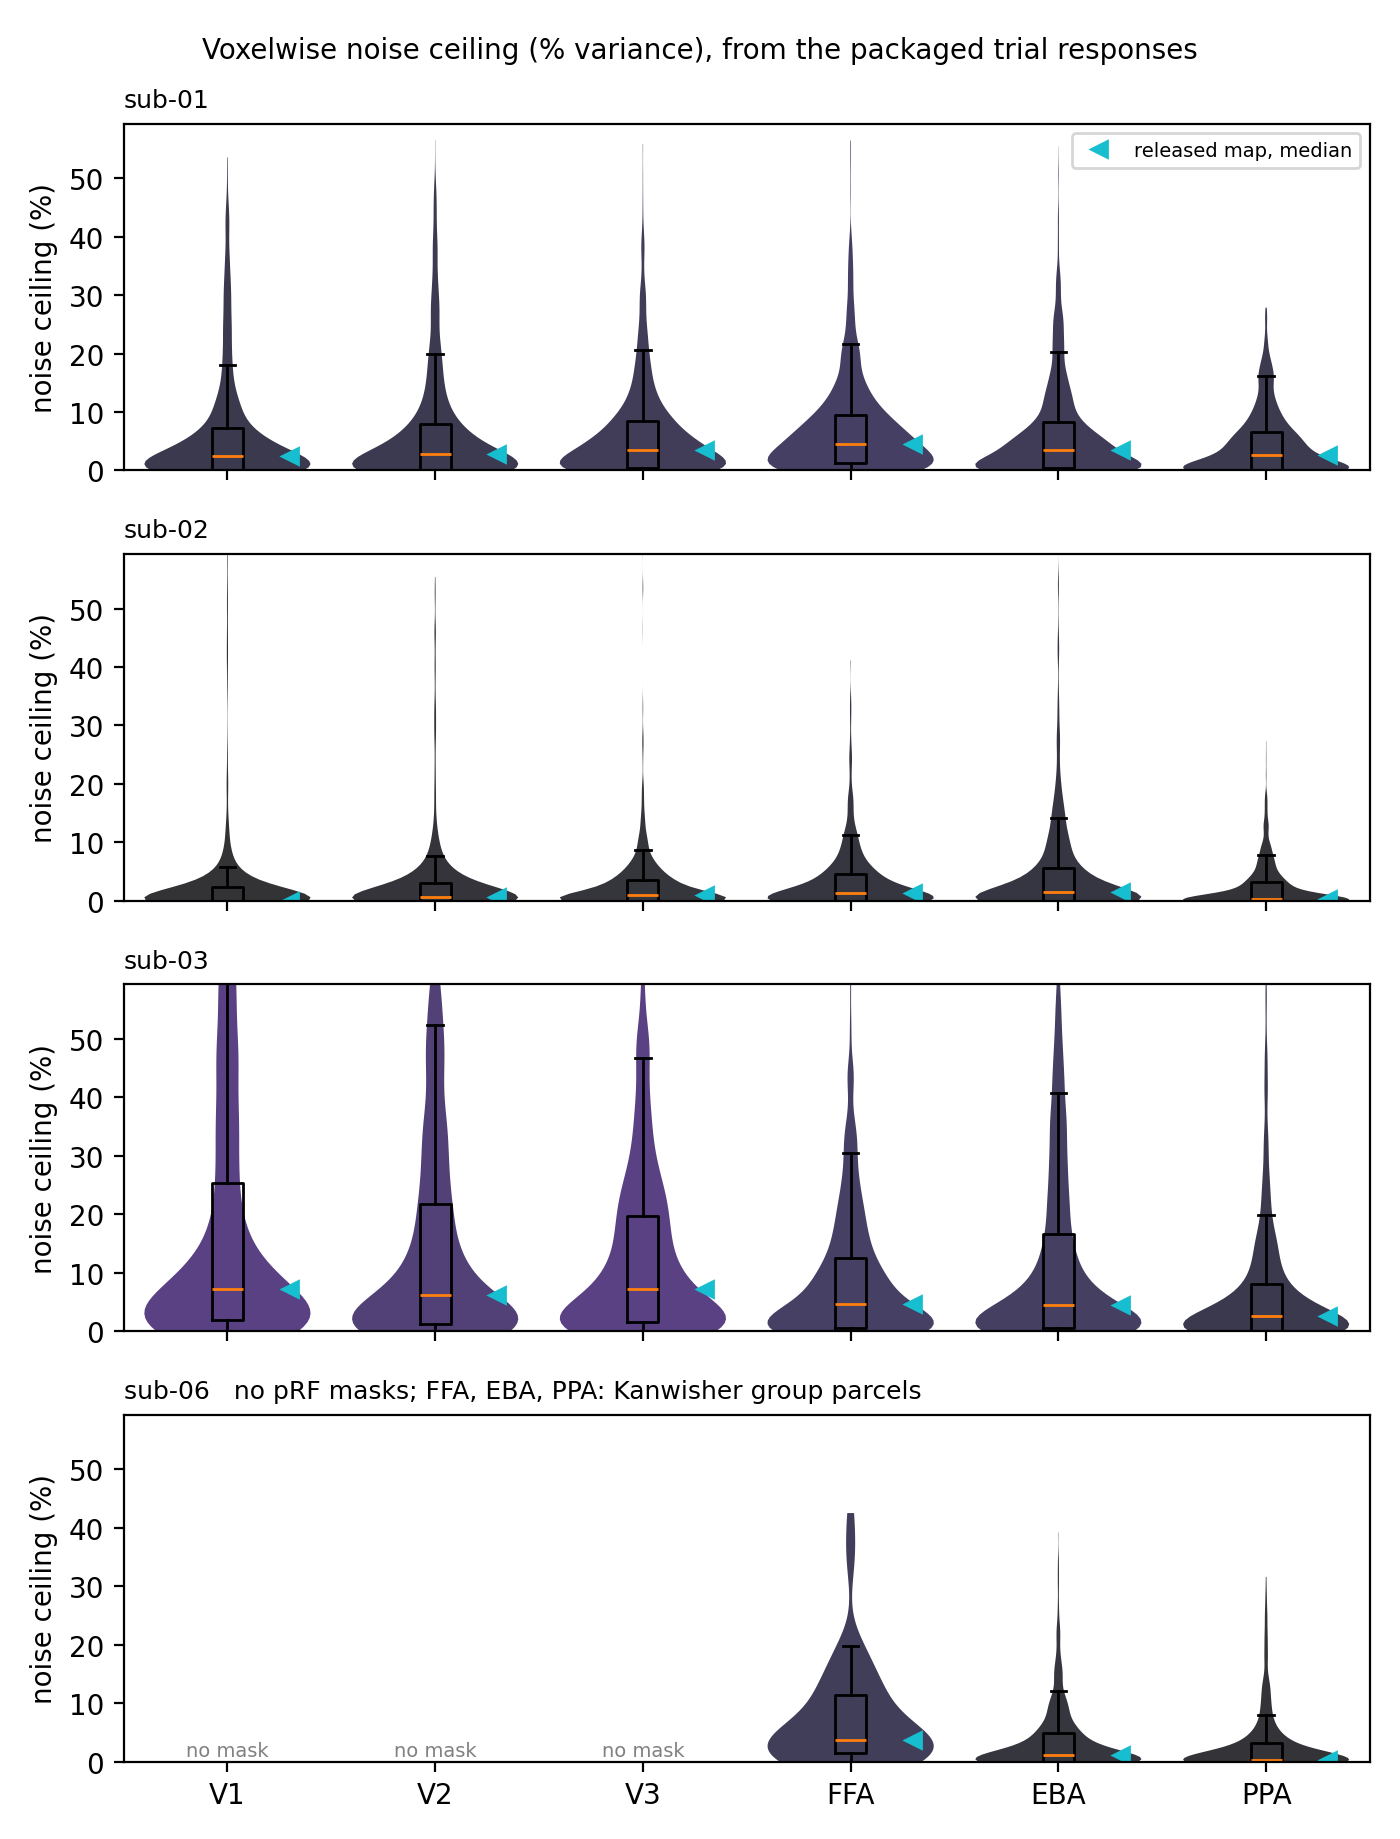

This figure's Python source:
"""THINGS Fig. 2a check: the voxelwise noise ceiling from the packaged trial responses only.

St-Laurent et al. (2026), Scientific Data 13:141, Fig. 2a (p.8) and the method (p.5-6), as the
paper's ``things.glmsingle/code/glmsingle/GLMsingle_noiseceilings.py`` computes it: images with
3 answered trials; the responses of each repetition (1st, 2nd, 3rd trial of an image, in time
order) z-scored per voxel over the images; the noise variance is the variance over the 3
repetitions (n - 1), averaged over images; signal = 1 - noise (not below 0);
NC = 100 ncsnr^2 / (ncsnr^2 + 1/3). The packaged responses are a per-voxel shift and scale of
the paper's betas, which the z-scoring per repetition cancels.

    python -m brainscore.data.cneuromod.validation.fig2a_noise_ceiling --packaged <folder> --out <folder>

``<folder>`` is the output of ``package_data('cneuromod-things')``. Writes ``fig2a_noise_ceiling.png``,
``.pdf`` and ``fig2a_noise_ceiling.csv`` (per participant and region: voxels, our median, the
median of the released map on the same voxels) and ``fig2a_voxels.csv`` (per participant: the
voxel-by-voxel agreement with the released map).
"""
import argparse
from pathlib import Path

import numpy as np
import pandas as pd

REGIONS = ('V1', 'V2', 'V3', 'FFA', 'EBA', 'PPA')
# The participant's own masks first (pRF, fLoc localizer); sub-06 did no localizer and has only the
# group parcels of the Kanwisher lab warped to its brain, not chosen by any THINGS measure.
ATLASES = ('retinoVisionNpythy', 'fLocVisionTask', 'fLocVisionKanwisher')


def region_rows(table: pd.DataFrame, region: str) -> pd.DataFrame:
    """The voxels of a region from the first atlas in ``ATLASES`` that has it (empty: none has)."""
    for atlas in ATLASES:
        rows = table[(table['atlas'] == atlas) & (table['region'] == region)]
        if len(rows):
            return rows
    return table.iloc[:0]


def noise_ceiling(responses: np.ndarray, image: np.ndarray, answered: np.ndarray, n: int = 3) -> tuple:
    """``(noise ceiling per voxel in percent, images used)`` from trials x voxels in time order.

    Only answered trials count (as the paper's script); an image counts when it has exactly ``n``
    of them, also when it was shown more often; its trials keep their time order.
    """
    answered = np.asarray(answered, dtype=bool)
    responses, image = responses[answered], np.asarray(image).astype(str)[answered]
    labels, counts = np.unique(image, return_counts=True)
    used = labels[counts == n]
    order = np.argsort(image, kind='stable')              # trials grouped by image, time order kept
    grouped = image[order]
    starts = np.searchsorted(grouped, used)
    cube = np.stack([responses[order[starts + rep]] for rep in range(n)], axis=1)   # images x reps x voxels
    cube = (cube - cube.mean(axis=0)) / cube.std(axis=0)                            # per repetition, over images
    noise = np.sqrt(np.mean(np.var(cube, axis=1, ddof=1), axis=0))
    snr = np.sqrt(np.clip(1 - noise ** 2, 0, None)) / noise
    return np.nan_to_num(100 * snr ** 2 / (snr ** 2 + 1 / n)), len(used)


def _answered(response: np.ndarray) -> np.ndarray:
    """A trial has a response unless the field is empty (netCDF keeps a missing text as '')."""
    return pd.Series(response).replace(['', 'nan', 'n/a'], np.nan).notna().to_numpy()


def participant_ceiling(folder: Path) -> tuple:
    """``(voxel table with the noise ceiling, images used)`` of one participant's packaged sessions."""
    import xarray as xr
    sessions = [xr.open_dataarray(path).load() for path in sorted(folder.glob('ses-*/trials.nc'))]
    if not sessions:
        raise FileNotFoundError(f'no ses-*/trials.nc under {folder}: package the full participant first')
    neuroid = sessions[0]['neuroid']
    first = ~pd.Index(neuroid['voxel'].values).duplicated()        # a voxel in several masks counts once
    responses = np.concatenate([s.values[:, first] for s in sessions])
    image = np.concatenate([s['stimulus_id'].values for s in sessions])
    answered = np.concatenate([_answered(s['response'].values) for s in sessions])
    ceiling, used = noise_ceiling(responses, image, answered)
    by_voxel = pd.Series(ceiling, index=neuroid['voxel'].values[first])
    table = pd.DataFrame({name: neuroid[name].values for name in ('atlas', 'region', 'voxel', 'i', 'j', 'k')})
    table['ours'] = by_voxel.loc[table['voxel']].to_numpy()
    return table, used


def released(table: pd.DataFrame, folder: Path) -> np.ndarray:
    """The released noise-ceiling map (copied by the packaging) at the voxels of ``table``."""
    import nibabel
    path, = folder.glob('glmsingle/*_stat-noiseCeilings_statmap.nii.gz')
    values = np.asarray(nibabel.load(path).dataobj)
    return values[table['i'], table['j'], table['k']]


def draw(tables: dict, path: Path) -> None:
    import matplotlib
    matplotlib.use('Agg')
    import matplotlib.pyplot as plt
    fig, axes = plt.subplots(len(tables), 1, figsize=(7, 2.3 * len(tables)), sharex=True, sharey=True, squeeze=False)
    for ax, (participant, table) in zip(axes[:, 0], tables.items()):
        for x, region in enumerate(REGIONS):
            rows = region_rows(table, region)
            if rows.empty:
                ax.text(x, 1, 'no mask', ha='center', fontsize=7, color='0.5')
                continue
            parts = ax.violinplot(rows['ours'], [x], widths=0.8, showextrema=False)
            for body in parts['bodies']:
                body.set_facecolor(plt.cm.magma(min(rows['ours'].median() / 35, 1) * 0.85))
                body.set_alpha(0.8)
            ax.boxplot(rows['ours'], positions=[x], widths=0.15, showfliers=False)
            ax.plot(x + 0.3, rows['released'].median(), marker='<', color='tab:cyan', ms=6)
        group = 'fLocVisionTask' not in set(table['atlas'])
        ax.set_title(participant + ('   no pRF masks; FFA, EBA, PPA: Kanwisher group parcels' if group else ''),
                     fontsize=9, loc='left')
        ax.set_ylabel('noise ceiling (%)')
        ax.set_ylim(0, None)
    axes[-1, 0].set_xticks(range(len(REGIONS)), REGIONS)
    axes[0, 0].plot([], [], marker='<', ls='', color='tab:cyan', label='released map, median')
    axes[0, 0].legend(fontsize=7, loc='upper right')
    fig.suptitle('Voxelwise noise ceiling (% variance), from the packaged trial responses', fontsize=10)
    fig.tight_layout()
    for suffix in ('.png', '.pdf'):
        fig.savefig(path.with_suffix(suffix), dpi=200)


def main(argv=None) -> None:
    parser = argparse.ArgumentParser(description=__doc__)
    parser.add_argument('--packaged', required=True, type=Path)
    parser.add_argument('--out', required=True, type=Path)
    args = parser.parse_args(argv)
    args.out.mkdir(parents=True, exist_ok=True)
    tables, regions, voxels = {}, [], []
    for folder in sorted(args.packaged.glob('sub-*')):
        table, used = participant_ceiling(folder)
        table['released'] = released(table, folder)
        tables[folder.name] = table
        unique = table.drop_duplicates('voxel')
        voxels.append({'participant': folder.name, 'images': used, 'voxels': len(unique),
                       'r': np.corrcoef(unique['ours'], unique['released'])[0, 1],
                       'largest_abs_difference': np.abs(unique['ours'] - unique['released']).max(),
                       'ours_max': unique['ours'].max(), 'released_max': unique['released'].max()})
        for region in REGIONS:
            rows = region_rows(table, region)
            if len(rows):
                regions.append({'participant': folder.name, 'region': region, 'atlas': rows['atlas'].iloc[0],
                                'voxels': len(rows), 'ours_median': rows['ours'].median(),
                                'released_median': rows['released'].median()})
    pd.DataFrame(regions).to_csv(args.out / 'fig2a_noise_ceiling.csv', index=False, float_format='%.4f')
    pd.DataFrame(voxels).to_csv(args.out / 'fig2a_voxels.csv', index=False, float_format='%.6g')
    draw(tables, args.out / 'fig2a_noise_ceiling.png')
    print(pd.DataFrame(voxels).to_string(index=False))
    print(pd.DataFrame(regions).to_string(index=False))


if __name__ == '__main__':
    main()
